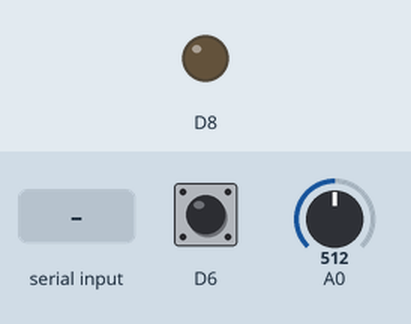
The sketch below on a simulated ESP8266 (NodeMCU). Shown: output pins drawn as LEDs (lit = HIGH). The test bench sets the inputs (shaded band); at power-on: D6 HIGH, A0 = 512. What the sketch prints to the serial monitor is not drawn.

Above: at 1.2 s.
1.3 s: D6 pulled LOW for 0.15 s
At 1.37 s:
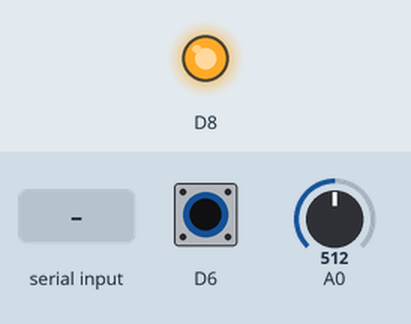
2.9 s: byte 90 received over Serial
At 3.3 s:
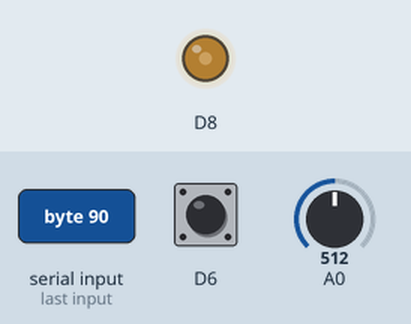
4.9 s: D6 pulled LOW for 1 s
At 5.2 s:
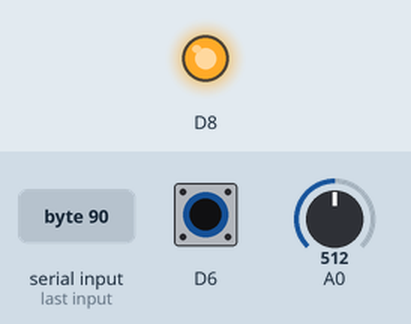
7.4 s: D6 pulled LOW for 3.2 s
At 11.8 s:
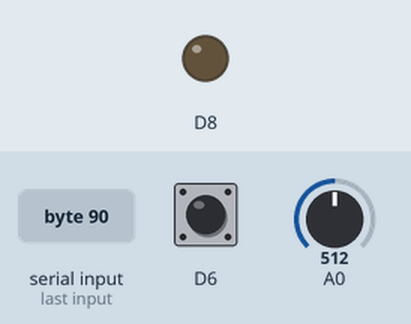
12.1 s: byte 30 received over Serial
At 12.5 s:
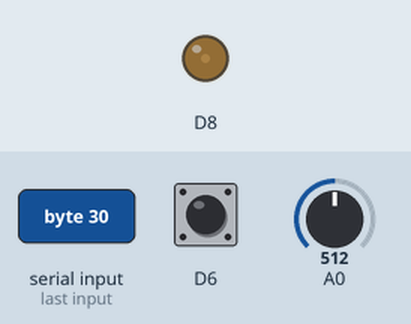
Timing chart, 0 to 15.1 s (numbered marks = the images above; inputs shaded):
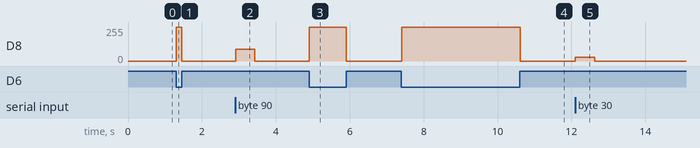

Measured:
- after the input at 1.3 s, D8: 0/255 → 255/255 at once, → 0/255 0.15 s later
- after the input at 2.9 s, D8: 0/255 → 90/255 at once, → 0/255 0.52 s later
- after the input at 4.9 s, D8: 0/255 → 255/255 at once, → 0/255 1.0 s later
- after the input at 7.4 s, D8: 0/255 → 255/255 at once, → 0/255 3.2 s later
- after the input at 12.1 s, D8: 0/255 → 30/255 at once, → 0/255 0.52 s later

The sketch:

serialPortCommunicate.ino
```cpp
// C++ code
//
#define D5 5
void setup(){
  Serial.begin(9600);
  analogWrite(D8,0);
  pinMode(D6,INPUT_PULLUP);
}
int state = 0;
int power = 0;
int count =0;
void loop()
{
  Serial.println(analogRead(A0));
  //delay(100);
  int a = Serial.read();
  if(digitalRead(D6)==0)
  {
    analogWrite(D8,255);
    Serial.println(-1);
  }
  else
  {
    if(state==0)
      if(a>0){state=1; power=a; count=0;  }
      else analogWrite(D8,0);
    else if(state==1)
    {
        analogWrite(D8,power);
        count+=1;
        if(count==100)state=0;

    }
  }

  /*
  if(a=='0') analogWrite(D8,0);
  if(a=='1') analogWrite(D8,255);
  */

}
```
